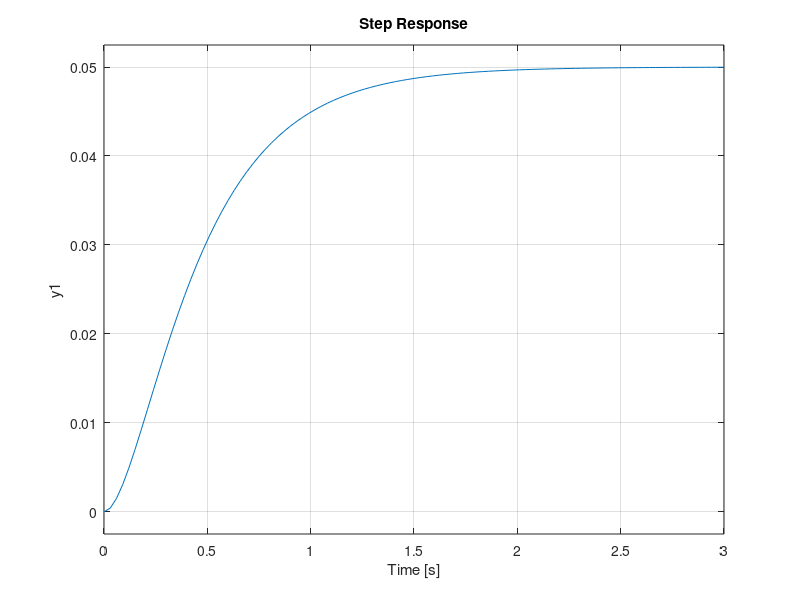
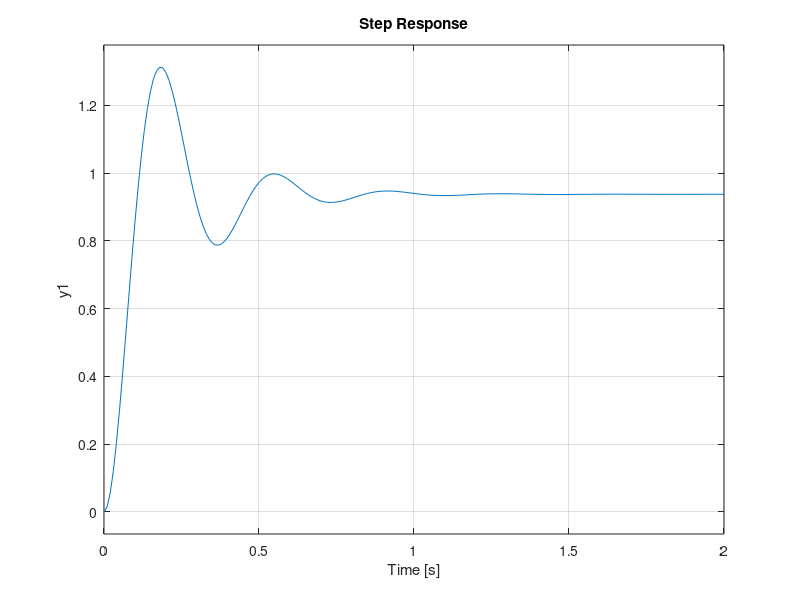
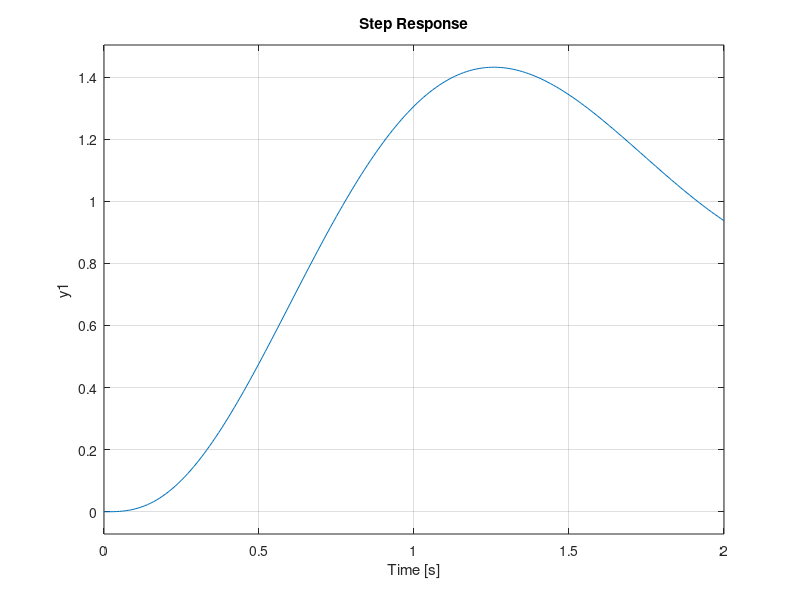
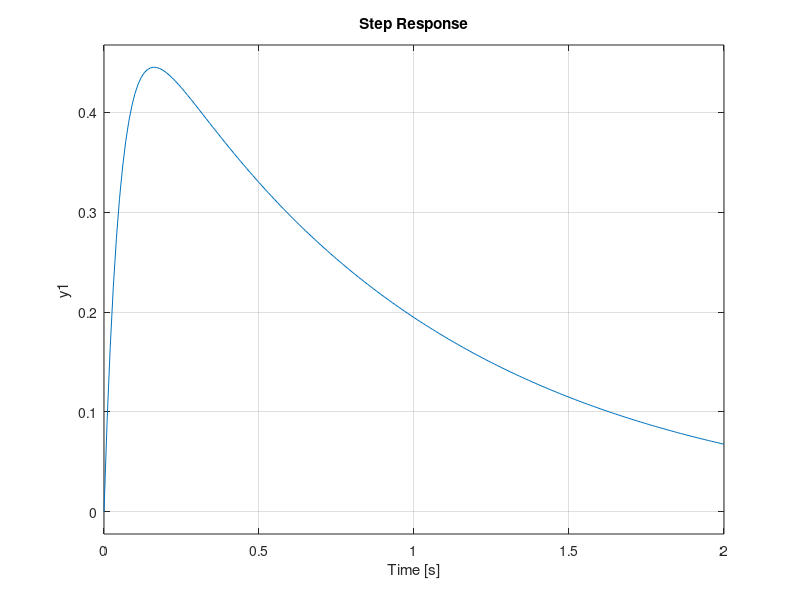

MATLAB code to generate these figures, in order:
clc;
clear;
close all;
s=tf('s');
G=1/(s^2+10*s+20);
figure(1);
step(G);


%p-controller%
kp=300;
C=pid(kp,0,0);
plant=C*G;
T=feedback(plant,1);
t=1:0.01:2;
figure(2)
step(T,t)

%i-controller%
ki=70;
C=pid(0,ki,0);
plant=C*G;
T=feedback(plant,1);
t=1:0.01:2;
figure(3)
step(T,t)

%d-controller%
kd=10;
C=pid(0,0,kd);
plant=C*G;
T=feedback(plant,1);
t=1:0.01:2;
figure(4)
step(T,t)

%pi-controller%
kp=300;
ki=70;
C=pid(kp,ki,0);
plant=C*G;
T=feedback(plant,1);
t=1:0.01:2;
figure(5)
step(T,t)

%pd-controller%
kp=300;
kd=10;
C=pid(kp,0,kd);
plant=C*G;
T=feedback(plant,1);
t=1:0.01:2;
figure(6)
step(T,t)

%pid controller%
kp=350
ki=300
kd=50
C1=pid(kp,ki,kd);
plant=C1*G;
T1=feedback(plant,1);
t=1:0.01:2;
figure(7)
step(T1,t)
